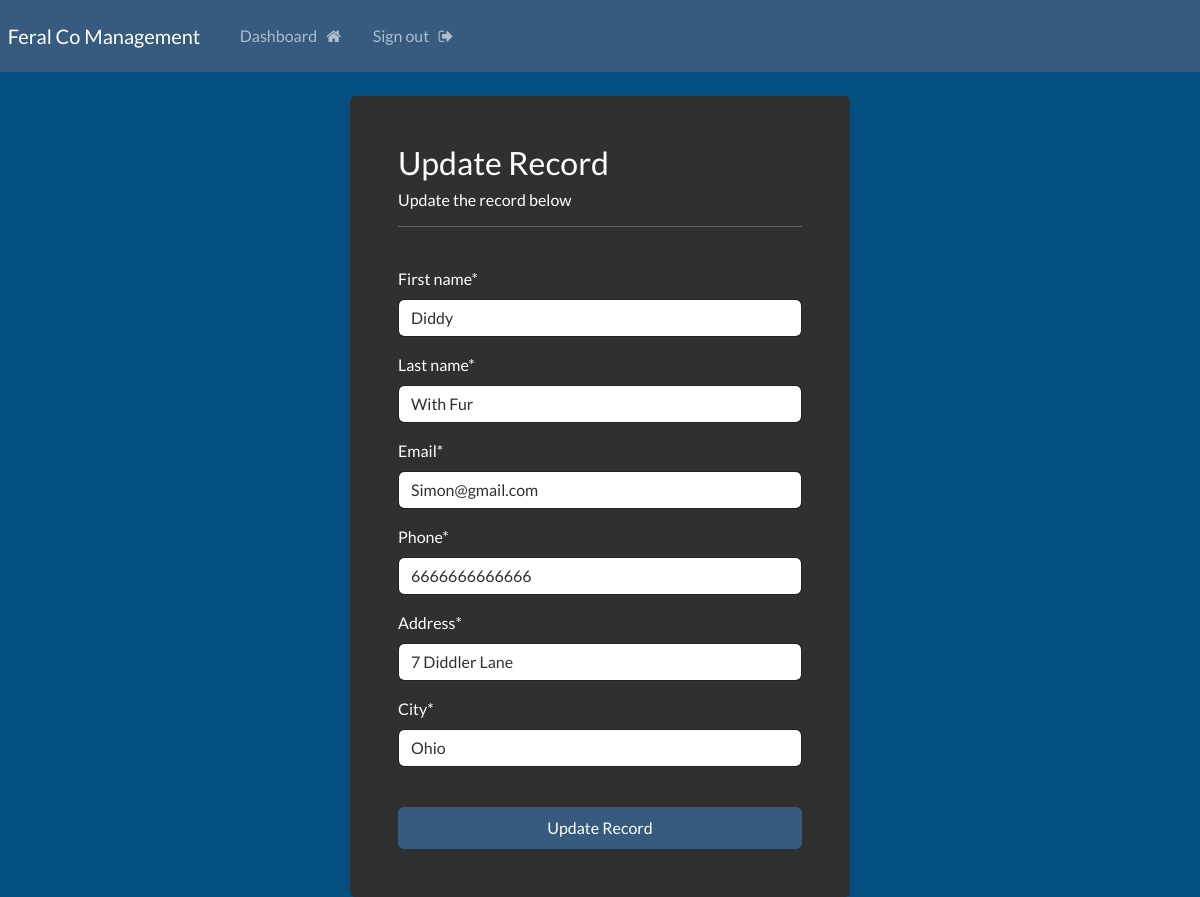
The page /update-record/3 (signed in) on the database its author committed.
### website/models.py (models this page shows, shortened)
class Record(models.Model):
    creation_data = models.DateTimeField(auto_now_add= True)
    first_name = models.CharField(max_length = 100)
    last_name = models.CharField(max_length = 100)
    email = models.CharField(max_length= 255)
    phone = models.CharField(max_length= 20)
    address = models.CharField(max_length= 255)
    city = models.CharField(max_length= 255)

### website/views.py (the view)
# urls.py: path('update-record/<int:pk>', views.update_record, name="update-record"),
@login_required(login_url='my-login')
def update_record(request, pk):
    record = Record.objects.get(id=pk)
    form = UpdateRecordForm(instance=record)
    if request.method == "POST":
        form = UpdateRecordForm(request.POST, instance=record)
        if form.is_valid():
            form.save()
            return redirect("dashboard")
    context ={'update_form': form}
    return render(request, 'website/update-record.html',context=context)

### website/forms.py
class UpdateRecordForm(forms.ModelForm):
    class Meta:
        model = Record
        fields = ['first_name','last_name','email','phone','address','city']

### website/templates/website/update-record.html (shortened to what this page needs)
{% extends 'website/base.html' %}
{% load crispy_forms_tags %}
{% block content %}
        <br>
        <div class="container bg-dark p-5 form-layout">
                <h3> Update Record </h3>
                <h6> Update the record below </h6>
                <hr>
                <br>
                <form method="POST" autocomplete = "ON">
                        {{update_form|crispy}}
                        <br>
                        <button type="submit" class="btn btn-primary w-100 btn-block p-2"> Update Record </button>
                </form>
        </div>
{% endblock %}

### static/css/style.css (style rules this page uses)
body { background-color: #034f7f; }
.form-layout { border-radius: 5px; width: 500px; }

### rows shown on the page
Record: first_name "Diddy", last_name "With Fur", email "Simon@gmail.com", phone "6666666666666", address "7 Diddler Lane", city "Ohio"
